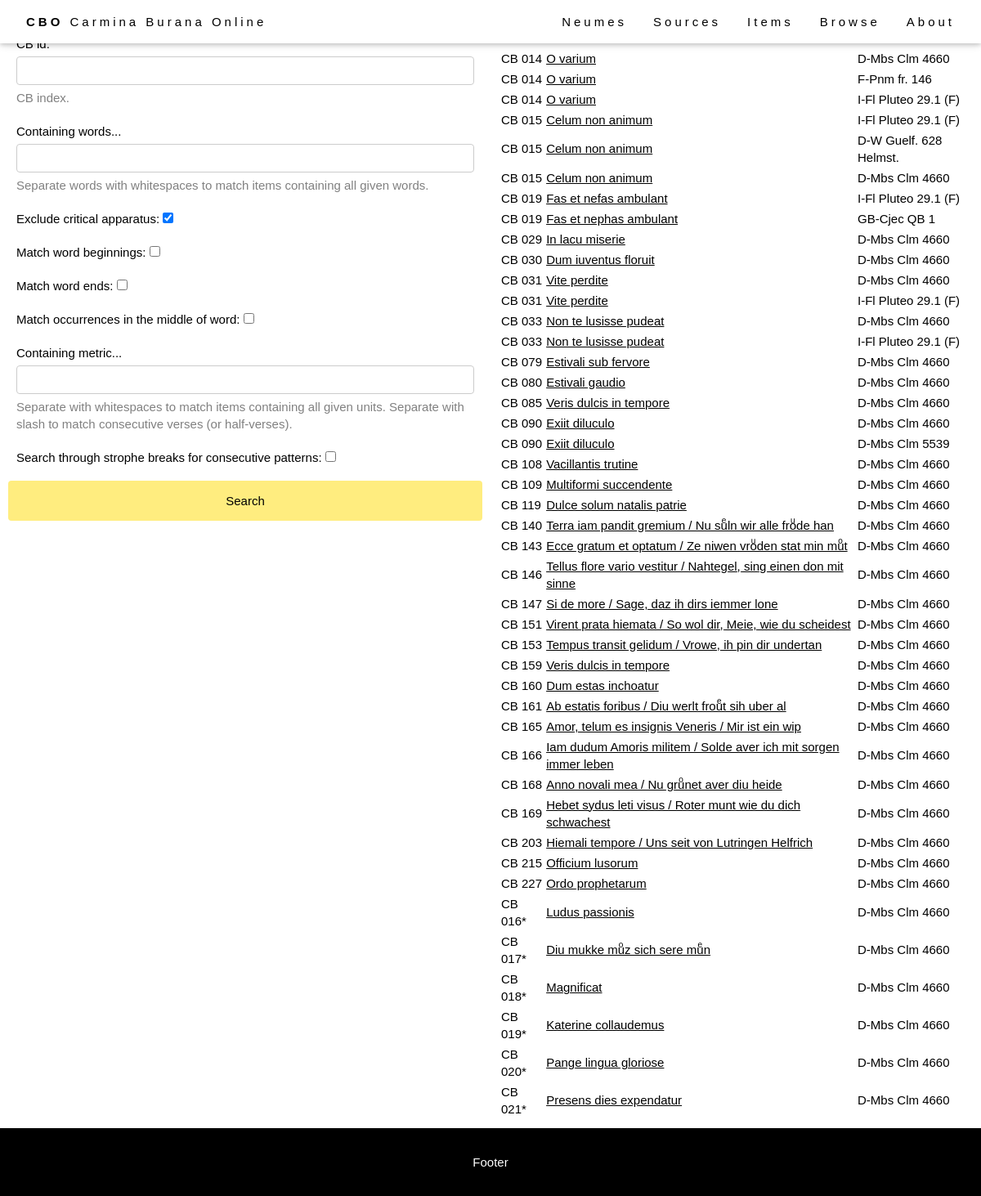
/browse/browse-item/, run on the app's committed database.
### browse/models.py (models this page shows, shortened)
class Item(models.Model):
    abstract_item = models.ForeignKey(AbstractItem, on_delete=models.PROTECT, null=True)
    source = models.ForeignKey(Source, on_delete=models.RESTRICT, null=True)
    foliation_start = models.CharField(max_length=64, help_text="First folio occupied by the item in the source.")
    foliation_end = models.CharField(max_length=64, help_text="Last folio occupied by the item in the source.")
    title = models.CharField(max_length=256, help_text="Title of the item (incipit).")
    language = models.ManyToManyField(Language)
    file = models.CharField(max_length=64, help_text="Filename (without extensions).", null=True)
    IIIF_canvas = models.CharField(max_length=256, help_text="IIIF canvas index of the item.", blank=True)
    alternative_img_link = models.CharField(max_length=1024, help_text="Alternative link for source images (if IIIF is not available).", blank=True)
    class Meta:
        ordering = [Length('abstract_item__cb_id'), 'abstract_item__cb_id']
    def get_absolute_url(self):
        return reverse('item-detail', args=[str(self.pk)])

class AbstractItem(models.Model):
    cb_id = models.CharField(max_length=10, help_text="Number of the item.")
    theme = models.ManyToManyField(Theme)
    genre = models.ForeignKey(Genre, on_delete=models.SET_NULL, null=True)
    text_type = models.ManyToManyField(TextType, through="TextTypeSpecification")
    class Meta:
        ordering = [Length('cb_id'), 'cb_id']

class Source(models.Model):
    bib_id = models.CharField(max_length=128, unique=True, help_text="The source identifier.")
    nick_name = models.CharField(max_length=128, help_text="The source name.", blank=True)
    country = models.CharField(max_length=256, help_text="The source location (country).")
    location = models.CharField(max_length=256, help_text="The source location (institution).")
    century = models.CharField(max_length=256, help_text="The source century.", blank=True)
    notation = models.CharField(max_length=256, help_text="The source notation type (for musical notation only).", blank=True)
    url = models.CharField(max_length=512, help_text="External url to access the source images.", blank=True)
    concordances = models.TextField(help_text="Concordances with the Codex Buranus.", blank=True)
    notes = models.TextField(help_text="Additional notes on the source.", blank=True)
    IIIF_manifest = models.CharField(max_length=1024, help_text="URL of the IIIF manifest.", blank=True)
    class Meta:
        ordering = ['country', 'location', 'bib_id']

### browse/views.py (the view)
# urls.py: path('browse-item/', views.browse_item, name='browse_item'),
def browse_item(request):
    if request.method == "POST":
        form = BrowseItemForm(request.POST)
        if form.is_valid():
            items = Item.objects.all()
            if len(form.cleaned_data['cb_id']):
                cb_id = form.cleaned_data['cb_id']
                items = Item.objects.filter(abstract_item__cb_id=cb_id)
            if len(form.cleaned_data['words']):
                words = form.cleaned_data['words'].split(" ")
                exclude_apparatus = form.cleaned_data['exclude_apparatus']
                match_word_beginning = form.cleaned_data['match_word_beginning']
                match_word_end = form.cleaned_data['match_word_end']
                match_word_middle = form.cleaned_data['match_word_middle']
                items = [item for item in items if item.contains_words(words,
                                                                       exclude_apparatus=exclude_apparatus,
                                                                       match_word_beginning=match_word_beginning,
                                                                       match_word_end=match_word_end,
                                                                       match_word_middle=match_word_middle)
                         ]
            if len(form.cleaned_data['metrics']):
                metrics = form.cleaned_data['metrics'].split(" ")
                through_strophe_break = form.cleaned_data['through_strophe_break']
                items = [item for item in items if item.contains_metrics(metrics,
                                                                         through_strophe_break=through_strophe_break)
                         ]
            return render(request, "browse_item.html", {"form": form, "items": items})
    else:
        form = BrowseItemForm()
    return render(request, "browse_item.html", {"form": form, "items": Item.objects.all()})

### browse/forms.py
class BrowseItemForm(forms.Form):
    template_name = "form_snippet.html"
    cb_id = forms.CharField(max_length=16, label="CB id", help_text="CB index.", required=False)
    words = forms.CharField(max_length=2048, label="Containing words...", help_text="Separate words with whitespaces to match items containing all given words.", required=False)
    exclude_apparatus = forms.BooleanField(initial=True, required=False, label="Exclude critical apparatus")
    match_word_beginning = forms.BooleanField(initial=False, required=False, label="Match word beginnings")
    match_word_end = forms.BooleanField(initial=False, required=False, label="Match word ends")
    match_word_middle = forms.BooleanField(initial=False, required=False, label="Match occurrences in the middle of word")
    metrics = forms.CharField(max_length=2048, label="Containing metric...", help_text="Separate with whitespaces to match items containing all given units.\nSeparate with slash to match consecutive verses (or half-verses).", required=False)
    through_strophe_break = forms.BooleanField(initial=False, required=False, label="Search through strophe breaks for consecutive patterns")

### templates/browse_item.html (shortened to what this page needs)
{% extends "base_generic.html" %}
{% block content %}
<div class="flex-column" style="flex: 50%">
  <div class="formContainer">
    <form action="/browse/browse-item/" method="post">
      {{ form }}
      <input class="cbo-button" type="submit" value="Search">
    </form>
  </div>
</div>
<div class="flex-column" style="flex: 50%">
  <div class="browseResult">
    {% if items %}
    <table style="width: 100%;">
      <tr>
        <th>CB #</th>
        <th>Title</th>
        <th>Source</th>
      </tr>
      {% for item in items %}
      <tr>
        <td>CB {{ item.abstract_item.cb_id }}</td>
        <td><a href="{{ item.get_absolute_url }}">{{ item.title }}</a></td>
        <td>{{ item.source.bib_id }}</td>
      </tr>
      {% endfor %}
    </table>
    {% else %}
    <p>There are no matching items.</p>
    {% endif %}
  </div>
</div>
{% endblock %}

### staticfiles/css/style.css (style rules this page uses)
html { -ms-text-size-adjust:100%;-webkit-text-size-adjust:100% }
body { margin:0 }
a { background-color:transparent }
button,input,select,textarea,optgroup { font:inherit;margin:0 }
button,input { overflow:visible }
button,[type=button],[type=reset],[type=submit] { -webkit-appearance:button }
[type=checkbox],[type=radio] { padding:0 }
html,body { font-family:Verdana,sans-serif;font-size:15px;line-height:1.4 }
html { overflow-x:hidden }
a { color:inherit }
.cbo-btn,.cbo-button { border:none;display:inline-block;padding:8px 16px;vertical-align:middle;overflow:hidden;text-decoration:none;color:inherit;background-color:inherit;text-align:center;cursor:pointer;white-space:nowrap }
.cbo-btn,.cbo-button { -webkit-touch-callout:none;-webkit-user-select:none;-khtml-user-select:none;-moz-user-select:none;-ms-user-select:none;user-select:none }

### staticfiles/css/layout-generic.css (style rules this page uses)
.flex-column { display: flex; flex-direction: column; }
.cbo-button { transition: 0.3s; }

### browse/templates/form_snippet.html (style rules this page uses)
input[type=text], select { width: 100%; padding: 6px 10px; margin: 5px 0; display: inline-block; border: 1px solid #ccc; border-radius: 4px; box-sizing: border-box; }
input[type=submit] { width: 100%; transition: 0.3s; background-color: #ffed7f; padding: 14px 20px; margin: 8px 0; border: none; border-radius: 4px; cursor: pointer; }

### templates/browse_item.html (style rules this page uses)
.browseResult,.formContainer { margin: 10px; }
th { text-align: left; }

### data on the page
Item: abstract_item.cb_id "014", title "O varium", source.bib_id "D-Mbs Clm 4660"
Item: abstract_item.cb_id "014", title "O varium", source.bib_id "F-Pnm fr. 146"
Item: abstract_item.cb_id "014", title "O varium", source.bib_id "I-Fl Pluteo 29.1 (F)"
Item: abstract_item.cb_id "015", title "Celum non animum", source.bib_id "I-Fl Pluteo 29.1 (F)"
Item: abstract_item.cb_id "015", title "Celum non animum", source.bib_id "D-W Guelf. 628 Helmst."
Item: abstract_item.cb_id "015", title "Celum non animum", source.bib_id "D-Mbs Clm 4660"
Item: abstract_item.cb_id "019", title "Fas et nefas ambulant", source.bib_id "I-Fl Pluteo 29.1 (F)"
Item: abstract_item.cb_id "019", title "Fas et nephas ambulant", source.bib_id "GB-Cjec QB 1"
Item: abstract_item.cb_id "029", title "In lacu miserie", source.bib_id "D-Mbs Clm 4660"
Item: abstract_item.cb_id "030", title "Dum iuventus floruit", source.bib_id "D-Mbs Clm 4660"
Item: abstract_item.cb_id "031", title "Vite perdite", source.bib_id "D-Mbs Clm 4660"
Item: abstract_item.cb_id "031", title "Vite perdite", source.bib_id "I-Fl Pluteo 29.1 (F)"
Item: abstract_item.cb_id "033", title "Non te lusisse pudeat", source.bib_id "D-Mbs Clm 4660"
Item: abstract_item.cb_id "033", title "Non te lusisse pudeat", source.bib_id "I-Fl Pluteo 29.1 (F)"
Item: abstract_item.cb_id "079", title "Estivali sub fervore", source.bib_id "D-Mbs Clm 4660"
Item: abstract_item.cb_id "080", title "Estivali gaudio", source.bib_id "D-Mbs Clm 4660"
Item: abstract_item.cb_id "085", title "Veris dulcis in tempore", source.bib_id "D-Mbs Clm 4660"
Item: abstract_item.cb_id "090", title "Exiit diluculo", source.bib_id "D-Mbs Clm 4660"
Item: abstract_item.cb_id "090", title "Exiit diluculo", source.bib_id "D-Mbs Clm 5539"
Item: abstract_item.cb_id "108", title "Vacillantis trutine", source.bib_id "D-Mbs Clm 4660"
Item: abstract_item.cb_id "109", title "Multiformi succendente", source.bib_id "D-Mbs Clm 4660"
Item: abstract_item.cb_id "119", title "Dulce solum natalis patrie", source.bib_id "D-Mbs Clm 4660"
Item: abstract_item.cb_id "140", title "Terra iam pandit gremium / Nu suͤln wir alle froͧde han", source.bib_id "D-Mbs Clm 4660"
Item: abstract_item.cb_id "143", title "Ecce gratum et optatum / Ze niwen vroͧden stat min muͦt", source.bib_id "D-Mbs Clm 4660"
Item: abstract_item.cb_id "146", title "Tellus flore vario vestitur / Nahtegel, sing einen don mit sinne", source.bib_id "D-Mbs Clm 4660"
Item: abstract_item.cb_id "147", title "Si de more / Sage, daz ih dirs iemmer lone", source.bib_id "D-Mbs Clm 4660"
Item: abstract_item.cb_id "151", title "Virent prata hiemata / So wol dir, Meie, wie du scheidest", source.bib_id "D-Mbs Clm 4660"
Item: abstract_item.cb_id "153", title "Tempus transit gelidum / Vrowe, ih pin dir undertan", source.bib_id "D-Mbs Clm 4660"
Item: abstract_item.cb_id "159", title "Veris dulcis in tempore", source.bib_id "D-Mbs Clm 4660"
Item: abstract_item.cb_id "160", title "Dum estas inchoatur", source.bib_id "D-Mbs Clm 4660"
Item: abstract_item.cb_id "161", title "Ab estatis foribus / Diu werlt frouͤt sih uber al", source.bib_id "D-Mbs Clm 4660"
Item: abstract_item.cb_id "165", title "Amor, telum es insignis Veneris / Mir ist ein wip", source.bib_id "D-Mbs Clm 4660"
Item: abstract_item.cb_id "166", title "Iam dudum Amoris militem / Solde aver ich mit sorgen immer leben", source.bib_id "D-Mbs Clm 4660"
Item: abstract_item.cb_id "168", title "Anno novali mea / Nu gruͦnet aver diu heide", source.bib_id "D-Mbs Clm 4660"
Item: abstract_item.cb_id "169", title "Hebet sydus leti visus / Roter munt wie du dich schwachest", source.bib_id "D-Mbs Clm 4660"
Item: abstract_item.cb_id "203", title "Hiemali tempore / Uns seit von Lutringen Helfrich", source.bib_id "D-Mbs Clm 4660"
Item: abstract_item.cb_id "215", title "Officium lusorum", source.bib_id "D-Mbs Clm 4660"
Item: abstract_item.cb_id "227", title "Ordo prophetarum", source.bib_id "D-Mbs Clm 4660"
Item: abstract_item.cb_id "016*", title "Ludus passionis", source.bib_id "D-Mbs Clm 4660"
Item: abstract_item.cb_id "017*", title "Diu mukke muͦz sich sere muͤn", source.bib_id "D-Mbs Clm 4660"
Item: abstract_item.cb_id "018*", title "Magnificat", source.bib_id "D-Mbs Clm 4660"
Item: abstract_item.cb_id "019*", title "Katerine collaudemus", source.bib_id "D-Mbs Clm 4660"
Item: abstract_item.cb_id "020*", title "Pange lingua gloriose", source.bib_id "D-Mbs Clm 4660"
Item: abstract_item.cb_id "021*", title "Presens dies expendatur", source.bib_id "D-Mbs Clm 4660"

### other printed values
{{ field.label_tag }} "CB id:" "Containing words..." "Exclude critical apparatus:" "Match word beginnings:" "Match word ends:" "Match occurrences in the middle of word:" "Containing metric..." "Search through strophe breaks for consecutive patterns:"
{{ field.help_text }} "CB index." "Separate words with whitespaces to match items containing all given words." "Separate with whitespaces to match items containing all given units. Separate with slash to match consecutive verses (or half-verses)."
